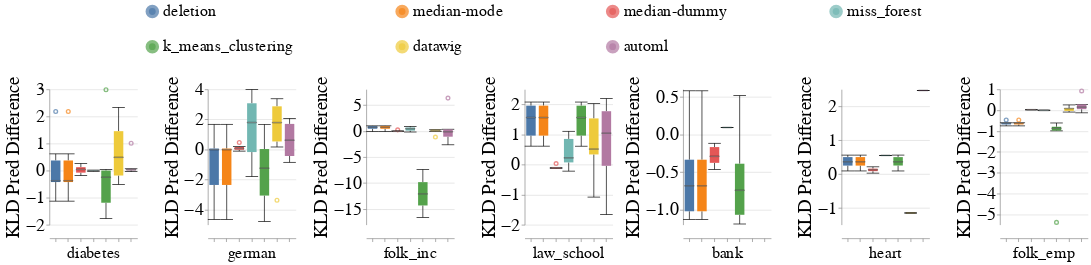

Notebook code for this chart:
### Code cell
create_box_plots_for_diff_imputers_and_datasets_for_mixed_exp(train_injection_scenario='mixed_exp',
                                                              test_injection_scenario='MCAR1 & MAR1 & MNAR1',
                                                              metric_name='kl_divergence_pred',
                                                              dataset_to_column_name=DATASET_TO_COLUMN_NAME,
                                                              dataset_to_group=DATASETS_SENSITIVE_ATTRS,
                                                              db_client=db_client,
                                                              without_dummy=False)

### Figure 1 — Vega-Lite specification as saved in the notebook (floating-point values rounded to 4 significant figures; data arrays with more than 128 entries replaced by an {"elided": "..."} marker saying what was removed)
{"config": {"view": {"continuousWidth": 400, "continuousHeight": 300, "stroke": null}, "axis": {"labelFontSize": 26, "labelFontWeight": "normal", "titleFontSize": 28, "titleFontWeight": "normal"}, "facet": {"spacing": 15}, "header": {"labelFontSize": 24, "labelOrient": "bottom", "labelPadding": 5, "titleFontSize": 28}, "legend": {"columns": 4, "direction": "horizontal", "labelFontSize": 24, "labelLimit": 400, "orient": "top", "symbolOffset": 140, "symbolStrokeWidth": 10, "titleAnchor": "middle", "titleFontSize": 26, "titleLimit": 300}, "title": {"fontSize": 28}}, "data": {"name": "data-d27114d5a20949e00309bb53d3b48c0b"}, "mark": {"type": "boxplot", "median": {"stroke": "black", "strokeWidth": 0.7}, "ticks": true}, "encoding": {"color": {"field": "Null_Imputer_Name", "sort": ["deletion", "median-mode", "median-dummy", "miss_forest", "k_means_clustering", "datawig", "automl"], "title": null, "type": "nominal"}, "column": {"field": "Extended_Dataset_Name", "sort": {"field": "Dataset_Sequence_Number", "order": "ascending"}, "title": null, "type": "nominal"}, "x": {"axis": {"labels": false}, "field": "Null_Imputer_Name", "sort": ["deletion", "median-mode", "median-dummy", "miss_forest", "k_means_clustering", "datawig", "automl"], "title": null, "type": "nominal"}, "y": {"field": "Kl_Divergence_Pred_Difference", "scale": {"zero": true}, "title": "KLD Pred Difference", "type": "quantitative"}}, "height": 200, "resolve": {"scale": {"y": "independent"}}, "width": 130, "$schema": "https://vega.github.io/schema/vega-lite/v4.17.0.json", "datasets": {"data-d27114d5a20949e00309bb53d3b48c0b": {"elided": "293 records"}}}
